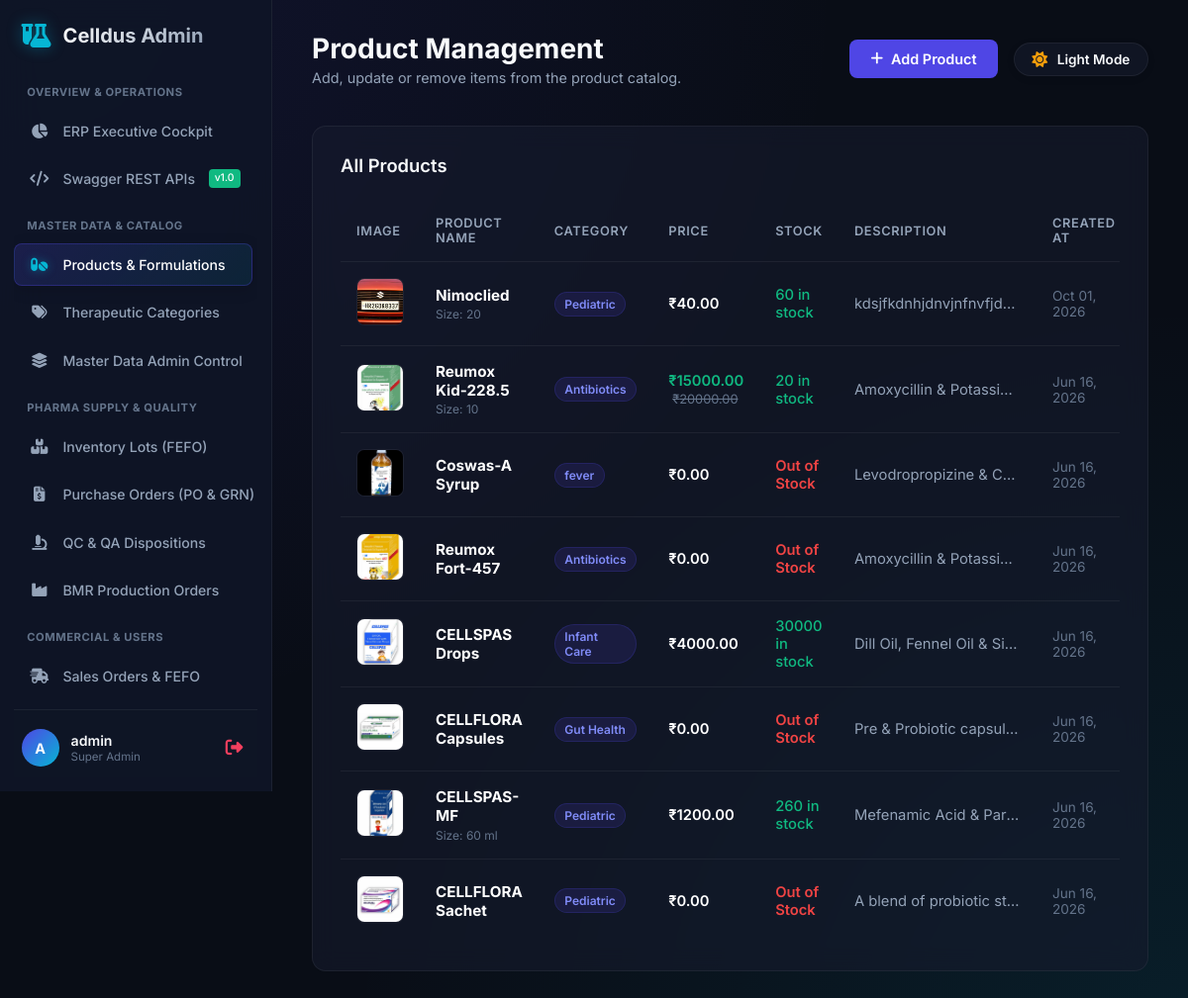
Page /dashboard/products/ (signed in) on the earlier database version.
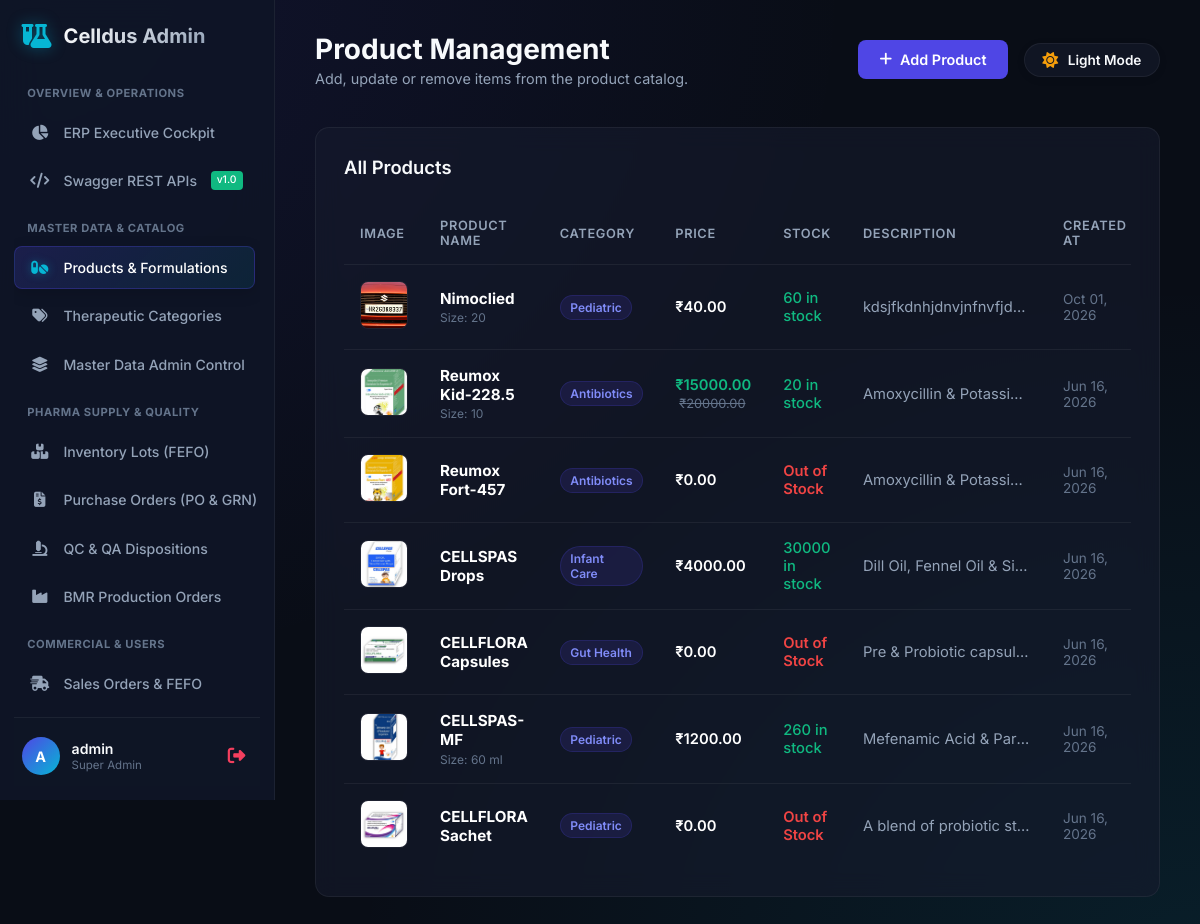
Same page on the later database version.
### main/models.py (models this page shows, shortened)
class Product(models.Model):
    name = models.CharField(max_length=200)
    description = models.TextField()
    category = models.ForeignKey(Category, on_delete=models.CASCADE, related_name='products')
    image = models.CharField(max_length=255, default='images/products/default.png')
    price = models.DecimalField(max_digits=10, decimal_places=2, default=0.00)
    selling_price = models.DecimalField(max_digits=10, decimal_places=2, default=0.00)
    size = models.CharField(max_length=100, blank=True, help_text="e.g. 10x10 Tablets, 100ml")
    stock = models.IntegerField(default=0)
    specification = models.TextField(blank=True, help_text="Detailed product specifications")
    created_at = models.DateTimeField(auto_now_add=True)

class Category(models.Model):
    name = models.CharField(max_length=100, unique=True)
    description = models.TextField(blank=True)
    created_at = models.DateTimeField(auto_now_add=True)
    class Meta:
        verbose_name_plural = "Categories"

### main/views.py (the view)
# urls.py: path('dashboard/products/', dashboard_products, name='dashboard_products'),
@staff_required
def dashboard_products(request):
    products = Product.objects.all().order_by('-created_at').select_related('category')
    categories = Category.objects.all()
    return render(request, 'dashboard/products.html', {
        "products": products,
        "categories": categories
    })

### main/context_processors.py (called while the page is built)
def footer_blogs(request):
    return {"footer_blogs": Blog.objects.all().order_by('-created_at')[:2]}

### main/views.py (called while the page is built)
def staff_required(view_func):
    return user_passes_test(lambda u: u.is_active and u.is_staff, login_url='dashboard_login')(view_func)

### templates/dashboard/products.html (shortened to what this page needs)
{% extends 'dashboard/base.html' %}
{% load static %}
{% block page_title %}Product Management{% endblock %}
{% block page_subtitle %}Add, update or remove items from the product catalog.{% endblock %}
{% block top_actions %}
<button class="btn btn-primary" onclick="openModal('addProductModal')">
    <i class="fa-solid fa-plus"></i> Add Product
</button>
{% endblock %}
{% block content %}
<div class="panel">
    <div class="panel-header">
        <h2 class="panel-title">All Products</h2>
    </div>
    <div class="table-container">
        <table class="custom-table">
            <thead>
                <tr>
                    <th style="width: 80px;">Image</th>
                    <th>Product Name</th>
                    <th>Category</th>
                    <th>Price</th>
                    <th>Stock</th>
                    <th>Description</th>
                    <th>Created At</th>
                </tr>
            </thead>
            <tbody>
                {% for prod in products %}
                <tr>
                    <td>
                        <img src="{% static prod.image %}" alt="{{ prod.name }}" class="table-product-img">
                    </td>
                    <td>
                        <strong style="color: #fff; font-size: 0.95rem;">{{ prod.name }}</strong>
                        {% if prod.size %}
                        <div style="font-size: 0.75rem; color: var(--text-muted); margin-top: 0.15rem;">
                            Size: {{ prod.size }}
                        </div>
                        {% endif %}
                    </td>
                    <td>
                        <span class="badge badge-primary">{{ prod.category.name }}</span>
                    </td>
                    <td>
                        {% if prod.selling_price < prod.price and prod.selling_price > 0 %}
                        <span style="color: #10b981; font-weight: 600;">₹{{ prod.selling_price }}</span>
                        <span style="text-decoration: line-through; color: var(--text-muted); font-size: 0.8rem; margin-left: 0.25rem;">₹{{ prod.price }}</span>
                        {% else %}
                        <span style="color: #fff; font-weight: 600;">₹{{ prod.price }}</span>
                        {% endif %}
                    </td>
                    <td>
                        {% if prod.stock > 0 %}
                        <span style="color: #10b981; font-weight: 500;">{{ prod.stock }} in stock</span>
                        {% else %}
                        <span style="color: #ef4444; font-weight: 600;">Out of Stock</span>
                        {% endif %}
                    </td>
                    <td
                        style="color: var(--text-secondary); max-width: 200px; overflow: hidden; text-overflow: ellipsis; white-space: nowrap;">
                        {{ prod.description }}
                    </td>
                    <td style="color: var(--text-muted); font-size: 0.85rem;">{{ prod.created_at|date:"M d, Y" }}</td>
                </tr>
                {% empty %}
                <tr>
                    <td colspan="8" style="text-align: center; color: var(--text-muted); padding: 3rem;">
                        No products found. Click 'Add Product' to list one.
                    </td>
                </tr>
                {% endfor %}
            </tbody>
        </table>
    </div>
</div>
{% endblock %}

Differences in the rows shown:
removed Product: image (picture), name "Coswas-A Syrup", category.name "fever", price "0.00", stock "Out of Stock", description "Levodropropizine & C…", created_at "Jun 16, 2026"
